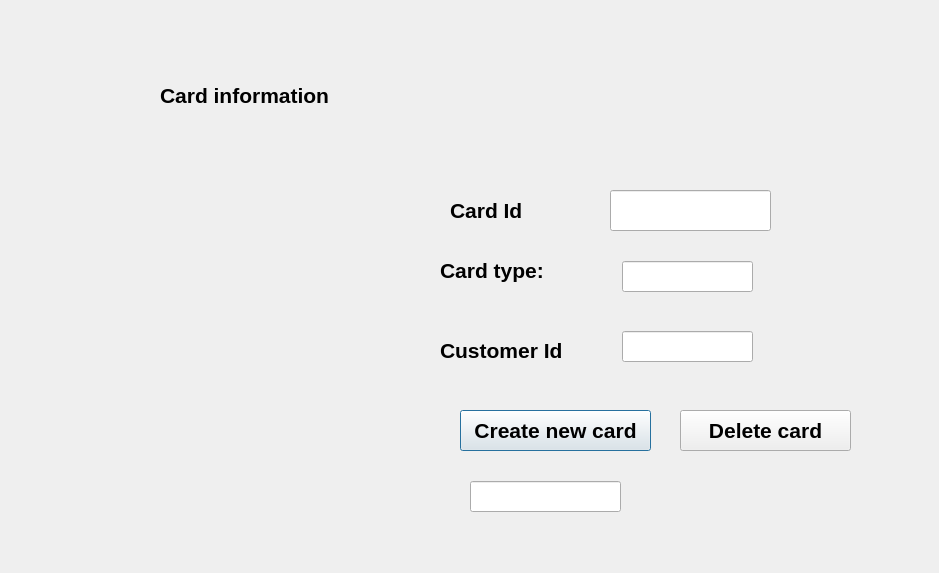
<?xml version="1.0" encoding="UTF-8"?>
<ui version="4.0">
 <class>EditCard</class>
 <widget class="QDialog" name="EditCard">
  <property name="geometry">
   <rect>
    <x>0</x>
    <y>0</y>
    <width>939</width>
    <height>573</height>
   </rect>
  </property>
  <property name="windowTitle">
   <string>Dialog</string>
  </property>
  <widget class="QLabel" name="labelEditCard_3">
   <property name="geometry">
    <rect>
     <x>440</x>
     <y>230</y>
     <width>151</width>
     <height>81</height>
    </rect>
   </property>
   <property name="font">
    <font>
     <pointsize>16</pointsize>
     <bold>true</bold>
    </font>
   </property>
   <property name="text">
    <string>Card type:</string>
   </property>
  </widget>
  <widget class="QLineEdit" name="lineEditCustomerId">
   <property name="geometry">
    <rect>
     <x>622</x>
     <y>331</y>
     <width>131</width>
     <height>31</height>
    </rect>
   </property>
  </widget>
  <widget class="QLabel" name="labelEditCard_4">
   <property name="geometry">
    <rect>
     <x>440</x>
     <y>310</y>
     <width>151</width>
     <height>81</height>
    </rect>
   </property>
   <property name="font">
    <font>
     <pointsize>16</pointsize>
     <bold>true</bold>
    </font>
   </property>
   <property name="text">
    <string>Customer Id</string>
   </property>
  </widget>
  <widget class="QPushButton" name="pushButton">
   <property name="geometry">
    <rect>
     <x>460</x>
     <y>410</y>
     <width>191</width>
     <height>41</height>
    </rect>
   </property>
   <property name="font">
    <font>
     <pointsize>16</pointsize>
     <bold>true</bold>
    </font>
   </property>
   <property name="text">
    <string>Create new card</string>
   </property>
  </widget>
  <widget class="QLabel" name="labelEditCard_2">
   <property name="geometry">
    <rect>
     <x>450</x>
     <y>170</y>
     <width>151</width>
     <height>81</height>
    </rect>
   </property>
   <property name="font">
    <font>
     <pointsize>16</pointsize>
     <bold>true</bold>
    </font>
   </property>
   <property name="text">
    <string>Card Id</string>
   </property>
  </widget>
  <widget class="QLabel" name="labelEditCard">
   <property name="geometry">
    <rect>
     <x>160</x>
     <y>70</y>
     <width>181</width>
     <height>51</height>
    </rect>
   </property>
   <property name="font">
    <font>
     <pointsize>16</pointsize>
     <bold>true</bold>
    </font>
   </property>
   <property name="text">
    <string>Card information</string>
   </property>
  </widget>
  <widget class="QLineEdit" name="lineEditCardType">
   <property name="geometry">
    <rect>
     <x>622</x>
     <y>261</y>
     <width>131</width>
     <height>31</height>
    </rect>
   </property>
  </widget>
  <widget class="QLineEdit" name="lineEditCardId">
   <property name="geometry">
    <rect>
     <x>610</x>
     <y>190</y>
     <width>161</width>
     <height>41</height>
    </rect>
   </property>
  </widget>
  <widget class="QLineEdit" name="lineEditCardInfo">
   <property name="geometry">
    <rect>
     <x>470</x>
     <y>481</y>
     <width>151</width>
     <height>31</height>
    </rect>
   </property>
  </widget>
  <widget class="QPushButton" name="pushButtonDeletecard">
   <property name="geometry">
    <rect>
     <x>680</x>
     <y>410</y>
     <width>171</width>
     <height>41</height>
    </rect>
   </property>
   <property name="font">
    <font>
     <pointsize>16</pointsize>
     <bold>true</bold>
    </font>
   </property>
   <property name="text">
    <string>Delete card</string>
   </property>
  </widget>
 </widget>
 <resources/>
 <connections/>
</ui>
